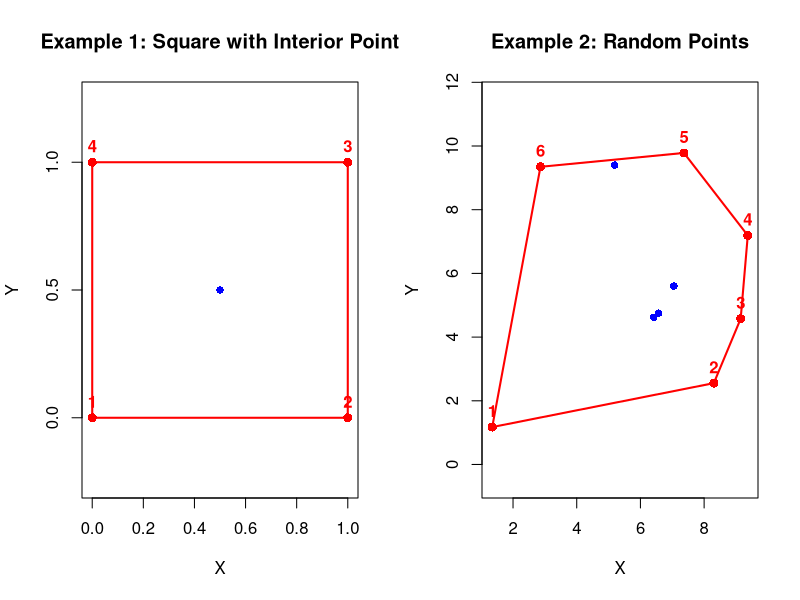

Recreate this plot in R.
# Convex Hull Computation in R
# Using Graham Scan Algorithm

# Function to compute cross product of vectors OA and OB
cross_product <- function(O, A, B) {
  return((A[1] - O[1]) * (B[2] - O[2]) - (A[2] - O[2]) * (B[1] - O[1]))
}

# Function to compute convex hull using Graham Scan
convex_hull <- function(points) {
  n <- nrow(points)
  if (n < 3) {
    stop("Need at least 3 points to form a convex hull")
  }
  
  # Find the bottom-most point (and left-most in case of tie)
  start_idx <- which.min(points[, 2] + points[, 1] * 1e-10)
  start_point <- points[start_idx, ]
  
  # Sort points by polar angle with respect to start point
  other_points <- points[-start_idx, ]
  angles <- atan2(other_points[, 2] - start_point[2], 
                  other_points[, 1] - start_point[1])
  
  # Sort by angle, then by distance for collinear points
  distances <- sqrt((other_points[, 1] - start_point[1])^2 + 
                   (other_points[, 2] - start_point[2])^2)
  sorted_indices <- order(angles, distances)
  sorted_points <- rbind(start_point, other_points[sorted_indices, ])
  
  # Graham scan
  hull <- list()
  for (i in 1:nrow(sorted_points)) {
    # Remove points that make right turn
    while (length(hull) > 1 && 
           cross_product(hull[[length(hull) - 1]], 
                        hull[[length(hull)]], 
                        sorted_points[i, ]) <= 0) {
      hull <- hull[-length(hull)]
    }
    hull[[length(hull) + 1]] <- sorted_points[i, ]
  }
  
  # Convert to matrix
  hull_matrix <- do.call(rbind, hull)
  
  # Ensure clockwise orientation
  hull_matrix <- ensure_clockwise(hull_matrix)
  
  return(hull_matrix)
}

# Function to ensure clockwise orientation
ensure_clockwise <- function(hull) {
  n <- nrow(hull)
  if (n < 3) return(hull)
  
  # Calculate signed area (positive for counterclockwise, negative for clockwise)
  signed_area <- 0
  for (i in 1:n) {
    j <- if (i == n) 1 else i + 1
    signed_area <- signed_area + (hull[j, 1] - hull[i, 1]) * (hull[j, 2] + hull[i, 2])
  }
  
  # If counterclockwise (positive area), reverse the order
  if (signed_area > 0) {
    hull <- hull[nrow(hull):1, ]
  }
  
  return(hull)
}

# Function to get line segments from hull vertices
get_hull_segments <- function(hull) {
  n <- nrow(hull)
  segments <- data.frame(
    x1 = numeric(n),
    y1 = numeric(n),
    x2 = numeric(n),
    y2 = numeric(n)
  )
  
  for (i in 1:n) {
    j <- if (i == n) 1 else i + 1
    segments[i, ] <- c(hull[i, 1], hull[i, 2], hull[j, 1], hull[j, 2])
  }
  
  return(segments)
}

# Function to plot convex hull
plot_convex_hull <- function(points, hull, title = "Convex Hull") {
  plot(points, pch = 16, col = "blue", main = title,
       xlab = "X", ylab = "Y", asp = 1)
  
  # Draw hull
  hull_closed <- rbind(hull, hull[1, ])
  lines(hull_closed, col = "red", lwd = 2)
  
  # Highlight hull vertices
  points(hull, pch = 16, col = "red", cex = 1.2)
  
  # Add vertex labels
  text(hull[, 1], hull[, 2], labels = 1:nrow(hull), 
       pos = 3, col = "red", font = 2)
}

# Example 1: Simple square
cat("Example 1: Simple square\n")
points1 <- matrix(c(0, 0, 1, 0, 1, 1, 0, 1, 0.5, 0.5), ncol = 2, byrow = TRUE)
colnames(points1) <- c("x", "y")
print("Input points:")
print(points1)

hull1 <- convex_hull(points1)
print("Convex hull vertices (clockwise):")
print(hull1)

segments1 <- get_hull_segments(hull1)
print("Hull line segments:")
print(segments1)

# Example 2: Random points
cat("\nExample 2: Random points\n")
set.seed(42)
points2 <- matrix(runif(20, 0, 10), ncol = 2)
colnames(points2) <- c("x", "y")
print("Input points (first 5):")
print(head(points2, 5))

hull2 <- convex_hull(points2)
print("Convex hull vertices (clockwise):")
print(hull2)

segments2 <- get_hull_segments(hull2)
print("Hull line segments:")
print(segments2)

# Create plots
par(mfrow = c(1, 2))
plot_convex_hull(points1, hull1, "Example 1: Square with Interior Point")
plot_convex_hull(points2, hull2, "Example 2: Random Points")

# Example 3: Collinear points
cat("\nExample 3: Points with collinear vertices\n")
points3 <- matrix(c(0, 0, 2, 0, 4, 0, 4, 2, 2, 2, 0, 2, 1, 0, 3, 0), 
                  ncol = 2, byrow = TRUE)
colnames(points3) <- c("x", "y")
print("Input points:")
print(points3)

hull3 <- convex_hull(points3)
print("Convex hull vertices (clockwise):")
print(hull3)

segments3 <- get_hull_segments(hull3)
print("Hull line segments:")
print(segments3)